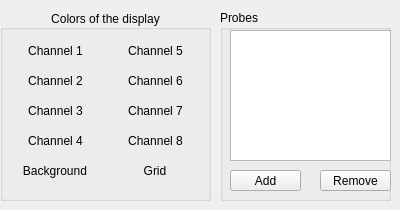
   <widget class="QWidget" name="Misc">
    <property name="toolTip">
     <string>Change display colors</string>
    </property>
    <attribute name="title">
     <string>Misc.</string>
    </attribute>
    <widget class="QRadioButtonGroup" name="groupColorButtons">
     <property name="geometry">
      <rect>
       <x>0</x>
       <y>10</y>
       <width>211</width>
       <height>191</height>
      </rect>
     </property>
     <property name="toolTip">
      <string>Change the colors of the display</string>
     </property>
     <property name="title">
      <string>Colors of the display</string>
     </property>
     <property name="alignment">
      <set>Qt::AlignCenter</set>
     </property>
     <widget class="QPushButton" name="buttonColorOfCurve_1">
      <property name="geometry">
       <rect>
        <x>10</x>
        <y>30</y>
        <width>91</width>
        <height>22</height>
       </rect>
      </property>
      <property name="text">
       <string>Channel 1</string>
      </property>
      <property name="checkable">
       <bool>true</bool>
      </property>
      <property name="autoExclusive">
       <bool>true</bool>
      </property>
      <property name="flat">
       <bool>true</bool>
      </property>
     </widget>
     <widget class="QPushButton" name="buttonColorOfCurve_2">
      <property name="geometry">
       <rect>
        <x>10</x>
        <y>60</y>
        <width>91</width>
        <height>22</height>
       </rect>
      </property>
      <property name="text">
       <string>Channel 2</string>
      </property>
      <property name="checkable">
       <bool>true</bool>
      </property>
      <property name="autoExclusive">
       <bool>true</bool>
      </property>
      <property name="flat">
       <bool>true</bool>
      </property>
     </widget>
     <widget class="QPushButton" name="buttonColorOfCurve_3">
      <property name="geometry">
       <rect>
        <x>10</x>
        <y>90</y>
        <width>91</width>
        <height>22</height>
       </rect>
      </property>
      <property name="text">
       <string>Channel 3</string>
      </property>
      <property name="checkable">
       <bool>true</bool>
      </property>
      <property name="autoExclusive">
       <bool>true</bool>
      </property>
      <property name="flat">
       <bool>true</bool>
      </property>
     </widget>
     <widget class="QPushButton" name="buttonColorOfCurve_4">
      <property name="geometry">
       <rect>
        <x>10</x>
        <y>120</y>
        <width>91</width>
        <height>22</height>
       </rect>
      </property>
      <property name="text">
       <string>Channel 4</string>
      </property>
      <property name="checkable">
       <bool>true</bool>
      </property>
      <property name="autoExclusive">
       <bool>true</bool>
      </property>
      <property name="flat">
       <bool>true</bool>
      </property>
     </widget>
     <widget class="QPushButton" name="buttonColorOfCurve_5">
      <property name="geometry">
       <rect>
        <x>110</x>
        <y>30</y>
        <width>91</width>
        <height>22</height>
       </rect>
      </property>
      <property name="text">
       <string>Channel 5</string>
      </property>
      <property name="checkable">
       <bool>true</bool>
      </property>
      <property name="autoExclusive">
       <bool>true</bool>
      </property>
      <property name="flat">
       <bool>true</bool>
      </property>
     </widget>
     <widget class="QPushButton" name="buttonColorOfCurve_6">
      <property name="geometry">
       <rect>
        <x>110</x>
        <y>60</y>
        <width>91</width>
        <height>22</height>
       </rect>
      </property>
      <property name="text">
       <string>Channel 6</string>
      </property>
      <property name="checkable">
       <bool>true</bool>
      </property>
      <property name="autoExclusive">
       <bool>true</bool>
      </property>
      <property name="flat">
       <bool>true</bool>
      </property>
     </widget>
     <widget class="QPushButton" name="buttonColorOfCurve_7">
      <property name="geometry">
       <rect>
        <x>110</x>
        <y>90</y>
        <width>91</width>
        <height>22</height>
       </rect>
      </property>
      <property name="text">
       <string>Channel 7</string>
      </property>
      <property name="checkable">
       <bool>true</bool>
      </property>
      <property name="autoExclusive">
       <bool>true</bool>
      </property>
      <property name="flat">
       <bool>true</bool>
      </property>
     </widget>
     <widget class="QPushButton" name="buttonColorOfCurve_8">
      <property name="geometry">
       <rect>
        <x>110</x>
        <y>120</y>
        <width>91</width>
        <height>22</height>
       </rect>
      </property>
      <property name="text">
       <string>Channel 8</string>
      </property>
      <property name="checkable">
       <bool>true</bool>
      </property>
      <property name="autoExclusive">
       <bool>true</bool>
      </property>
      <property name="flat">
       <bool>true</bool>
      </property>
     </widget>
     <widget class="QPushButton" name="buttonBackgroundColor">
      <property name="geometry">
       <rect>
        <x>10</x>
        <y>150</y>
        <width>90</width>
        <height>22</height>
       </rect>
      </property>
      <property name="text">
       <string>Background</string>
      </property>
      <property name="checkable">
       <bool>true</bool>
      </property>
      <property name="autoExclusive">
       <bool>true</bool>
      </property>
      <property name="flat">
       <bool>true</bool>
      </property>
     </widget>
     <widget class="QPushButton" name="buttonGridColor">
      <property name="geometry">
       <rect>
        <x>110</x>
        <y>150</y>
        <width>90</width>
        <height>22</height>
       </rect>
      </property>
      <property name="text">
       <string>Grid</string>
      </property>
      <property name="checkable">
       <bool>true</bool>
      </property>
      <property name="autoExclusive">
       <bool>true</bool>
      </property>
      <property name="flat">
       <bool>true</bool>
      </property>
     </widget>
    </widget>
    <widget class="QGroupBox" name="groupProbes">
     <property name="geometry">
      <rect>
       <x>220</x>
       <y>10</y>
       <width>171</width>
       <height>191</height>
      </rect>
     </property>
     <property name="toolTip">
      <string>Edits the probes for the input channels</string>
     </property>
     <property name="title">
      <string>Probes</string>
     </property>
     <widget class="QListView" name="probesListView">
      <property name="geometry">
       <rect>
        <x>10</x>
        <y>20</y>
        <width>161</width>
        <height>131</height>
       </rect>
      </property>
     </widget>
     <widget class="QPushButton" name="buttonAddProbe">
      <property name="geometry">
       <rect>
        <x>10</x>
        <y>160</y>
        <width>71</width>
        <height>21</height>
       </rect>
      </property>
      <property name="text">
       <string>Add</string>
      </property>
     </widget>
     <widget class="QPushButton" name="buttonRemoveProbe">
      <property name="geometry">
       <rect>
        <x>100</x>
        <y>160</y>
        <width>71</width>
        <height>21</height>
       </rect>
      </property>
      <property name="text">
       <string>Remove</string>
      </property>
     </widget>
    </widget>
    <zorder>groupProbes</zorder>
    <zorder>groupColorButtons</zorder>
   </widget>
